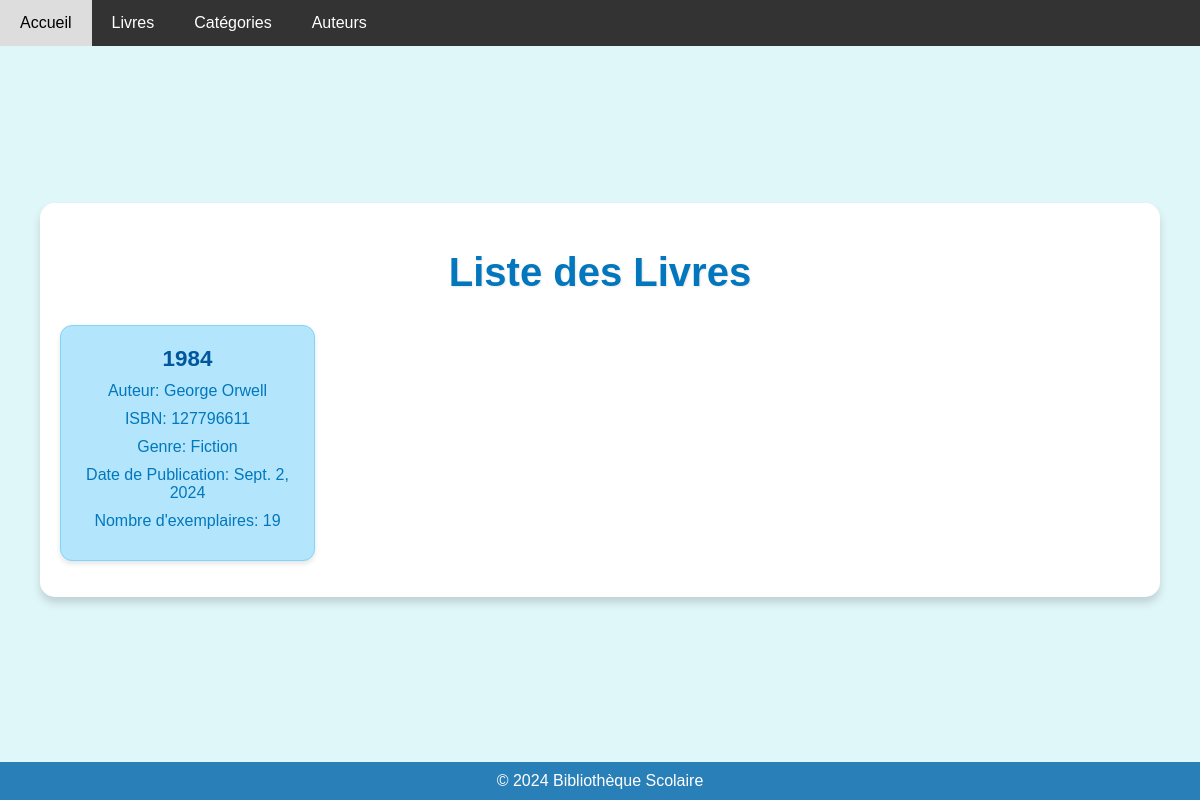
/livres/, run on the app's committed database.
### api/models.py (models this page shows, shortened)
class Livre(models.Model):
    id_livre = models.AutoField(primary_key=True)  # ID_Livre
    titre = models.CharField(max_length=255)  # Titre
    auteur = models.ForeignKey(Auteur, on_delete=models.SET_NULL, null=True, related_name='livres')  # Auteur
    type_livre = models.ForeignKey(TypeLivre, on_delete=models.SET_NULL, null=True, related_name='livres')  # TypeLivre
    isbn = models.CharField(max_length=255)  # ISBN
    genre = models.CharField(max_length=255)  # Genre
    date_publication = models.DateField()  # Date_Publication
    nombre_exemplaires = models.IntegerField()  # Nombre_Exemplaires

class Auteur(models.Model):
    id_auteur = models.AutoField(primary_key=True)  # ID_Auteur
    nom_auteur = models.CharField(max_length=255)  # Nom_Auteur
    prenom_auteur = models.CharField(max_length=255)  # Prenom_Auteur
    def __str__(self):
        return f"{self.prenom_auteur} {self.nom_auteur}"

### public/views.py (the view)
# urls.py: path('livres/', LivreList.as_view(), name='livre-list'),
def livres(request):
    livres = Livre.objects.all()
    return render(request, 'public/livres.html', {'livres': livres})

### public/templates/public/livres.html (shortened to what this page needs)
<!DOCTYPE html>
<html lang="en">
<head>
    {% load static %}
    <link rel="stylesheet" type="text/css" href="{% static 'css/styles.css' %}">
</head>
<body>
    <div class="navbar">
        <a href="{% url 'home' %}">Accueil</a>
        <a href="{% url 'livres' %}">Livres</a>
        <a href="{% url 'categories' %}">Catégories</a>
        <a href="{% url 'auteurs' %}">Auteurs</a>
    </div>
    <div class="container">
        <h1>Liste des Livres</h1>
        <ul>
            {% for livre in livres %}
                <li>
                    <strong>{{ livre.titre }}</strong><br>
                    <p>Auteur: {{ livre.auteur }}</p>
                    <p>ISBN: {{ livre.isbn }}</p>
                    <p>Genre: {{ livre.genre }}</p>
                    <p>Date de Publication: {{ livre.date_publication }}</p>
                    <p>Nombre d'exemplaires: {{ livre.nombre_exemplaires }}</p>
                </li>
            {% empty %}
                <li>Aucun livre disponible.</li>
            {% endfor %}
        </ul>
    </div>
    <footer>
        &copy; 2024 Bibliothèque Scolaire
    </footer>
</body>
</html>

### public/static/css/styles.css (style rules this page uses)
body { font-family: 'Arial', sans-serif; background-color: #e0f7fa; margin: 0; padding: 0; display: flex; justify-content: center; align-items: center; min-height: 100vh; }
.container { width: 90%; max-width: 1200px; background-color: white; padding: 20px; border-radius: 15px; box-shadow: 0 6px 8px rgba(0, 0, 0, 0.15); text-align: center; }
h1 { font-size: 2.5em; color: #0277bd; margin-bottom: 30px; text-shadow: 1px 1px 2px rgba(0, 0, 0, 0.1); }
ul { list-style-type: none; padding: 0; display: grid; grid-template-columns: repeat(auto-fill, minmax(250px, 1fr)); gap: 20px; }
li { background-color: #b3e5fc; padding: 20px; border: 1px solid #81d4fa; border-radius: 12px; box-shadow: 0 3px 5px rgba(0, 0, 0, 0.1); transition: transform 0.2s ease-in-out; }
strong { font-size: 1.4em; color: #01579b; }
li p { margin: 10px 0; color: #0277bd; }
footer { text-align: center; padding: 10px; background-color: #2980b9; color: white; position: fixed; width: 100%; bottom: 0; }
.navbar { background-color: #333; overflow: hidden; position: fixed; width: 100%; top: 0; z-index: 1000; }
.navbar a { float: left; display: block; color: white; text-align: center; padding: 14px 20px; text-decoration: none; }

### data on the page
Livre: titre "1984", auteur "George Orwell", isbn "127796611", genre "Fiction", date_publication "Sept. 2, 2024", nombre_exemplaires "19"
